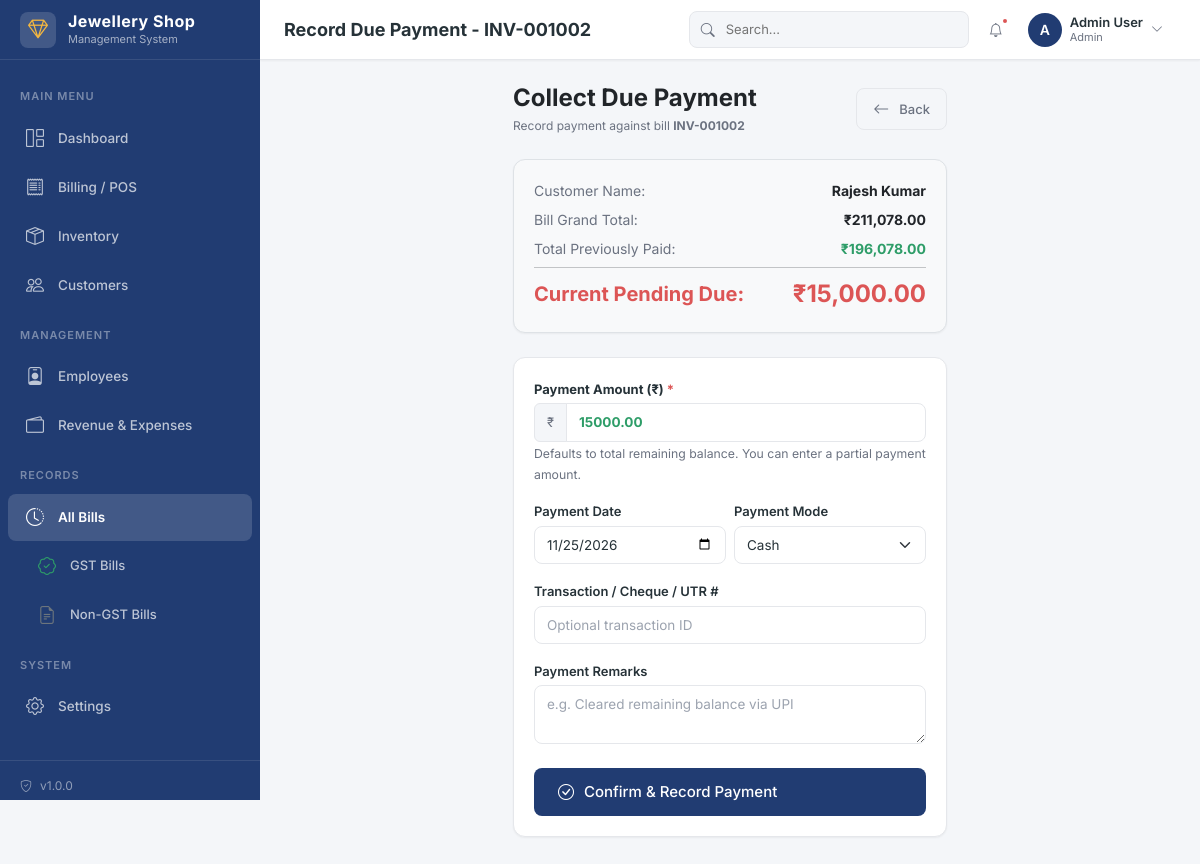
/modules/bill-history/add_payment.php?id=2 (signed in), run on the app's committed database.
### tables this page shows
CREATE TABLE invoices (
    id INT AUTO_INCREMENT PRIMARY KEY,
    invoice_number VARCHAR(50) NOT NULL UNIQUE,
    invoice_type ENUM('tax_invoice', 'estimate') DEFAULT 'tax_invoice',
    invoice_date DATE NOT NULL,
    customer_id INT DEFAULT NULL,
    customer_name VARCHAR(200) DEFAULT '',
    customer_phone VARCHAR(20) DEFAULT '',
    customer_address TEXT,
    customer_gstin VARCHAR(20) DEFAULT '',
    
     
    gold_rate_24k DECIMAL(10,2) DEFAULT 0.00,
    gold_rate_22k DECIMAL(10,2) DEFAULT 0.00,
    gold_rate_18k DECIMAL(10,2) DEFAULT 0.00,
    silver_rate DECIMAL(10,2) DEFAULT 0.00,
    
     
    subtotal DECIMAL(14,2) DEFAULT 0.00,
    total_making_charges DECIMAL(12,2) DEFAULT 0.00,
    total_stone_charges DECIMAL(12,2) DEFAULT 0.00,
    total_wastage_charges DECIMAL(12,2) DEFAULT 0.00,
    discount_type ENUM('percentage', 'fixed') DEFAULT 'fixed',
    discount_value DECIMAL(10,2) DEFAULT 0.00,
    discount_amount DECIMAL(12,2) DEFAULT 0.00,
    taxable_amount DECIMAL(14,2) DEFAULT 0.00,
    cgst_rate DECIMAL(5,2) DEFAULT 1.50,
    cgst_amount DECIMAL(12,2) DEFAULT 0.00,
    sgst_rate DECIMAL(5,2) DEFAULT 1.50,
    sgst_amount DECIMAL(12,2) DEFAULT 0.00,
    igst_rate DECIMAL(5,2) DEFAULT 0.00,
    igst_amount DECIMAL(12,2) DEFAULT 0.00,
    total_tax DECIMAL(12,2) DEFAULT 0.00,
    grand_total DECIMAL(14,2) DEFAULT 0.00,
    round_off DECIMAL(5,2) DEFAULT 0.00,
    final_amount DECIMAL(14,2) DEFAULT 0.00,
    amount_in_words VARCHAR(500) DEFAULT '',
    
     
    paid_amount DECIMAL(14,2) DEFAULT 0.00,
    due_amount DECIMAL(14,2) DEFAULT 0.00,
    payment_status ENUM('paid', 'partial', 'unpaid') DEFAULT 'unpaid',
    
     
    status ENUM('draft', 'finalized', 'cancelled') DEFAULT 'draft',
    cancel_reason TEXT,
    cancelled_at DATETIME DEFAULT NULL,
    cancelled_by INT DEFAULT NULL,
    
    notes TEXT,
    created_by INT DEFAULT NULL,
    updated_by INT DEFAULT NULL,
    created_at TIMESTAMP DEFAULT CURRENT_TIMESTAMP,
    updated_at TIMESTAMP DEFAULT CURRENT_TIMESTAMP ON UPDATE CURRENT_TIMESTAMP,
    
    FOREIGN KEY (customer_id) REFERENCES customers(id) ON DELETE SET NULL,
    FOREIGN KEY (created_by) REFERENCES users(id) ON DELETE SET NULL,
    FOREIGN KEY (updated_by) REFERENCES users(id) ON DELETE SET NULL,
    FOREIGN KEY (cancelled_by) REFERENCES users(id) ON DELETE SET NULL,
    
    INDEX idx_invoice_number (invoice_number),
    INDEX idx_invoice_date (invoice_date),
    INDEX idx_customer_id (customer_id),
    INDEX idx_payment_status (payment_status),
    INDEX idx_status (status),
    INDEX idx_created_at (created_at)
);

### config/database.php (called while the page is built, shortened)
<?php
function appUrl($path = '') {
    $scriptName = $_SERVER['SCRIPT_NAME'] ?? '';
    $base = '';
    if (strpos($scriptName, '/POS-Jewellery') === 0) {
        $base = '/POS-Jewellery';
    }
    $path = ltrim($path, '/');
    return $base . ($path ? '/' . $path : '');
}
function url($path = '') {
    return appUrl($path);
}
function sanitize($input) {
    return htmlspecialchars(trim($input), ENT_QUOTES, 'UTF-8');
}
function formatCurrency($amount) {
    return '₹' . number_format((float)$amount, 2);
}

### includes/auth.php (called while the page is built, shortened)
<?php
require_once __DIR__ . '/../config/database.php';
function getCurrentUser() {
    return [
        'id' => $_SESSION['user_id'] ?? null,
        'username' => $_SESSION['username'] ?? '',
        'role' => $_SESSION['user_role'] ?? '',
        'name' => $_SESSION['user_name'] ?? '',
    ];
}

### modules/bill-history/add_payment.php (the view, shortened to what this page needs)
<?php
require_once __DIR__ . '/../../config/database.php';
require_once __DIR__ . '/../../includes/auth.php';
$invoiceId = (int)($_GET['id'] ?? 0);
$pdo = getDBConnection();
$stmt = $pdo->prepare("SELECT * FROM invoices WHERE id = ?");
$stmt->execute([$invoiceId]);
$invoice = $stmt->fetch();
$pageTitle = 'Record Due Payment - ' . $invoice['invoice_number'];
include __DIR__ . '/../../includes/header.php';
?>
<div class="row justify-content-center">
    <div class="col-md-6">
        <div class="d-flex justify-content-between align-items-center mb-4">
            <div>
                <h4 class="mb-1 fw-bold text-dark">Collect Due Payment</h4>
                <p class="text-muted fs-sm mb-0">Record payment against bill <strong><?php echo sanitize($invoice['invoice_number']); ?></strong></p>
            </div>
            <a href="<?php echo url('modules/bill-history/view.php?id=' . $invoice['id']); ?>" class="btn btn-outline-secondary">
                <i class="bi bi-arrow-left me-1"></i> Back
            </a>
        </div>
        <div class="card mb-4 bg-light border">
            <div class="card-body">
                <div class="d-flex justify-content-between mb-2">
                    <span class="text-muted">Customer Name:</span>
                    <strong><?php echo sanitize($invoice['customer_name'] ?: 'Cash Customer'); ?></strong>
                </div>
                <div class="d-flex justify-content-between mb-2">
                    <span class="text-muted">Bill Grand Total:</span>
                    <strong class="text-dark"><?php echo formatCurrency($invoice['final_amount']); ?></strong>
                </div>
                <div class="d-flex justify-content-between mb-2">
                    <span class="text-muted">Total Previously Paid:</span>
                    <strong class="text-success"><?php echo formatCurrency($invoice['paid_amount']); ?></strong>
                </div>
                <hr class="my-2">
                <div class="d-flex justify-content-between align-items-center fs-5">
                    <span class="text-danger fw-bold">Current Pending Due:</span>
                    <span class="text-danger fw-bold fs-4"><?php echo formatCurrency($invoice['due_amount']); ?></span>
                </div>
            </div>
        </div>
        <form method="POST" action="">
            <div class="card mb-4">
                <div class="card-body">
                    <div class="mb-3">
                        <label class="form-label fw-bold">Payment Amount (₹) <span class="text-danger">*</span></label>
                        <div class="input-group">
                            <span class="input-group-text">₹</span>
                            <input type="number" step="0.01" min="1" max="<?php echo $invoice['due_amount']; ?>" class="form-control form-control-lg fw-bold text-success" name="amount" required value="<?php echo $invoice['due_amount']; ?>">
                        </div>
                        <small class="text-muted fs-xs">Defaults to total remaining balance. You can enter a partial payment amount.</small>
                    </div>
                    <div class="row g-2 mb-3">
                        <div class="col-6">
                            <label class="form-label">Payment Date</label>
                            <input type="date" class="form-control" name="payment_date" value="<?php echo date('Y-m-d'); ?>" required>
                        </div>
                        <div class="col-6">
                            <label class="form-label">Payment Mode</label>
                            <select class="form-select" name="payment_method">
                                <option value="cash">Cash</option>
                            </select>
                        </div>
                    </div>
                    <div class="mb-3">
                        <label class="form-label">Transaction / Cheque / UTR #</label>
                        <input type="text" class="form-control" name="reference_number" placeholder="Optional transaction ID">
                    </div>
                    <div class="mb-3">
                        <label class="form-label">Payment Remarks</label>
                        <textarea class="form-control" name="notes" rows="2" placeholder="e.g. Cleared remaining balance via UPI"></textarea>
                    </div>
                    <div class="d-grid mt-4">
                        <button type="submit" class="btn btn-primary btn-lg">
                            <i class="bi bi-check-circle me-1"></i> Confirm & Record Payment
                        </button>
                    </div>
                </div>
            </div>
        </form>
    </div>
</div>
<?php include __DIR__ . '/../../includes/footer.php'; ?>

### includes/header.php (shortened to what this page needs)
<?php
$currentUser = getCurrentUser();
$notifCount = 0;
try {
    $pdo = getDBConnection();
    $stmt = $pdo->prepare("SELECT COUNT(*) as count FROM notifications WHERE (user_id = ? OR user_id IS NULL) AND is_read = 0");
    $stmt->execute([$currentUser['id']]);
    $notifCount = $stmt->fetch()['count'] ?? 0;
} catch (PDOException $e) {
    $notifCount = 0;
}
?>
<!DOCTYPE html>
<html lang="en">
<head>
    <link href="https://cdn.jsdelivr.net/npm/bootstrap@5.3.2/dist/css/bootstrap.min.css" rel="stylesheet">
    <link href="https://cdn.jsdelivr.net/npm/bootstrap-icons@1.11.2/font/bootstrap-icons.css" rel="stylesheet">
    <link href="<?php echo url('assets/css/style.css'); ?>" rel="stylesheet">
</head>
<body>
<div class="wrapper">
    <?php include __DIR__ . '/sidebar.php'; ?>
    <div class="main-content">
        <nav class="topbar">
            <div class="topbar-left">
                <h1 class="page-title"><?php echo $pageTitle ?? 'Dashboard'; ?></h1>
            </div>
            <div class="topbar-right">
                <div class="topbar-search d-none d-lg-block">
                    <i class="bi bi-search"></i>
                    <input type="text" placeholder="Search..." id="globalSearch">
                </div>
                <div class="dropdown">
                    <button class="topbar-icon" data-bs-toggle="dropdown">
                        <i class="bi bi-bell"></i>
                        <?php if ($notifCount > 0): ?>
                        <span class="badge-dot"></span>
                        <?php endif; ?>
                    </button>
                </div>
                <div class="dropdown">
                    <div class="user-dropdown" data-bs-toggle="dropdown">
                        <div class="user-avatar">
                            <?php echo strtoupper(substr($currentUser['name'], 0, 1)); ?>
                        </div>
                        <div class="user-info d-none d-md-block">
                            <div class="name"><?php echo sanitize($currentUser['name']); ?></div>
                            <div class="role"><?php echo sanitize($currentUser['role']); ?></div>
                        </div>
                        <i class="bi bi-chevron-down fs-sm text-muted d-none d-md-block"></i>
                    </div>
                </div>
            </div>
        </nav>
        <div class="page-content">

### data on the page
invoices: invoice_number "Record Due Payment - INV-001002", invoice_number "INV-001002", customer_name "Rajesh Kumar", final_amount "₹211,078.00", paid_amount "₹196,078.00", due_amount "₹15,000.00", amount "15000.00"

### other printed values
getSetting('shop_name', 'Jewellery ERP') "Jewellery Shop"
APP_VERSION "1.0.0"
substr($currentUser['name'], 0, 1) "A"
$currentUser['name'] "Admin User"
$currentUser['role'] "Admin"
